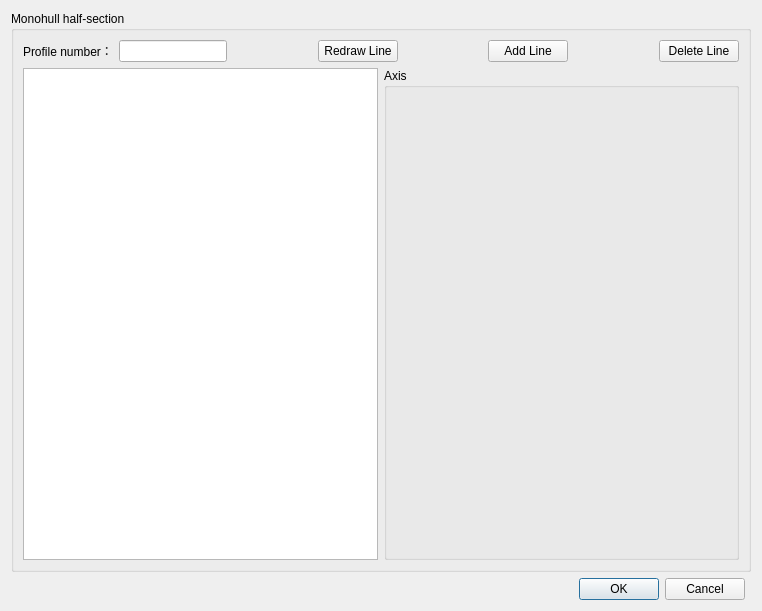
<?xml version="1.0" encoding="UTF-8"?>
<ui version="4.0">
 <class>SingleCurveDialog</class>
 <widget class="QDialog" name="SingleCurveDialog">
  <property name="geometry">
   <rect>
    <x>0</x>
    <y>0</y>
    <width>762</width>
    <height>611</height>
   </rect>
  </property>
  <property name="windowTitle">
   <string>SingleCurveDialog</string>
  </property>
  <layout class="QGridLayout" name="gridLayout">
   <item row="0" column="0" rowspan="2" colspan="2">
    <widget class="QGroupBox" name="groupBox">
     <property name="title">
      <string>Monohull half-section</string>
     </property>
     <layout class="QGridLayout" name="gridLayout_3">
      <item row="0" column="0">
       <layout class="QHBoxLayout" name="horizontalLayout_2">
        <item>
         <layout class="QHBoxLayout" name="horizontalLayout">
          <item>
           <widget class="QLabel" name="label">
            <property name="text">
             <string>Profile number：</string>
            </property>
           </widget>
          </item>
          <item>
           <widget class="QLineEdit" name="lineEdit"/>
          </item>
         </layout>
        </item>
        <item>
         <spacer name="horizontalSpacer">
          <property name="orientation">
           <enum>Qt::Horizontal</enum>
          </property>
          <property name="sizeHint" stdset="0">
           <size>
            <width>40</width>
            <height>20</height>
           </size>
          </property>
         </spacer>
        </item>
        <item>
         <widget class="QPushButton" name="pushButtonRedraw">
          <property name="text">
           <string>Redraw Line</string>
          </property>
         </widget>
        </item>
        <item>
         <spacer name="horizontalSpacer_2">
          <property name="orientation">
           <enum>Qt::Horizontal</enum>
          </property>
          <property name="sizeHint" stdset="0">
           <size>
            <width>40</width>
            <height>20</height>
           </size>
          </property>
         </spacer>
        </item>
        <item>
         <widget class="QPushButton" name="pushButtonAdd">
          <property name="text">
           <string>Add Line</string>
          </property>
         </widget>
        </item>
        <item>
         <spacer name="horizontalSpacer_3">
          <property name="orientation">
           <enum>Qt::Horizontal</enum>
          </property>
          <property name="sizeHint" stdset="0">
           <size>
            <width>40</width>
            <height>20</height>
           </size>
          </property>
         </spacer>
        </item>
        <item>
         <widget class="QPushButton" name="pushButtonCancel">
          <property name="text">
           <string>Delete Line</string>
          </property>
         </widget>
        </item>
       </layout>
      </item>
      <item row="1" column="0">
       <layout class="QGridLayout" name="gridLayout_2">
        <item row="0" column="0">
         <widget class="QTableWidget" name="tableSingleCurve"/>
        </item>
        <item row="0" column="1">
         <widget class="QGroupBox" name="groupBox_2">
          <property name="sizePolicy">
           <sizepolicy hsizetype="Expanding" vsizetype="Preferred">
            <horstretch>0</horstretch>
            <verstretch>0</verstretch>
           </sizepolicy>
          </property>
          <property name="title">
           <string>Axis</string>
          </property>
          <layout class="QGridLayout" name="gridLayout_4">
           <item row="0" column="0">
            <layout class="QVBoxLayout" name="verticalLayout"/>
           </item>
          </layout>
         </widget>
        </item>
       </layout>
      </item>
     </layout>
    </widget>
   </item>
   <item row="2" column="0">
    <widget class="QDialogButtonBox" name="buttonBox">
     <property name="orientation">
      <enum>Qt::Horizontal</enum>
     </property>
     <property name="standardButtons">
      <set>QDialogButtonBox::Cancel|QDialogButtonBox::Ok</set>
     </property>
    </widget>
   </item>
  </layout>
 </widget>
 <resources/>
 <connections>
  <connection>
   <sender>buttonBox</sender>
   <signal>accepted()</signal>
   <receiver>SingleCurveDialog</receiver>
   <slot>accept()</slot>
   <hints>
    <hint type="sourcelabel">
     <x>248</x>
     <y>254</y>
    </hint>
    <hint type="destinationlabel">
     <x>157</x>
     <y>274</y>
    </hint>
   </hints>
  </connection>
  <connection>
   <sender>buttonBox</sender>
   <signal>rejected()</signal>
   <receiver>SingleCurveDialog</receiver>
   <slot>reject()</slot>
   <hints>
    <hint type="sourcelabel">
     <x>316</x>
     <y>260</y>
    </hint>
    <hint type="destinationlabel">
     <x>286</x>
     <y>274</y>
    </hint>
   </hints>
  </connection>
 </connections>
</ui>
